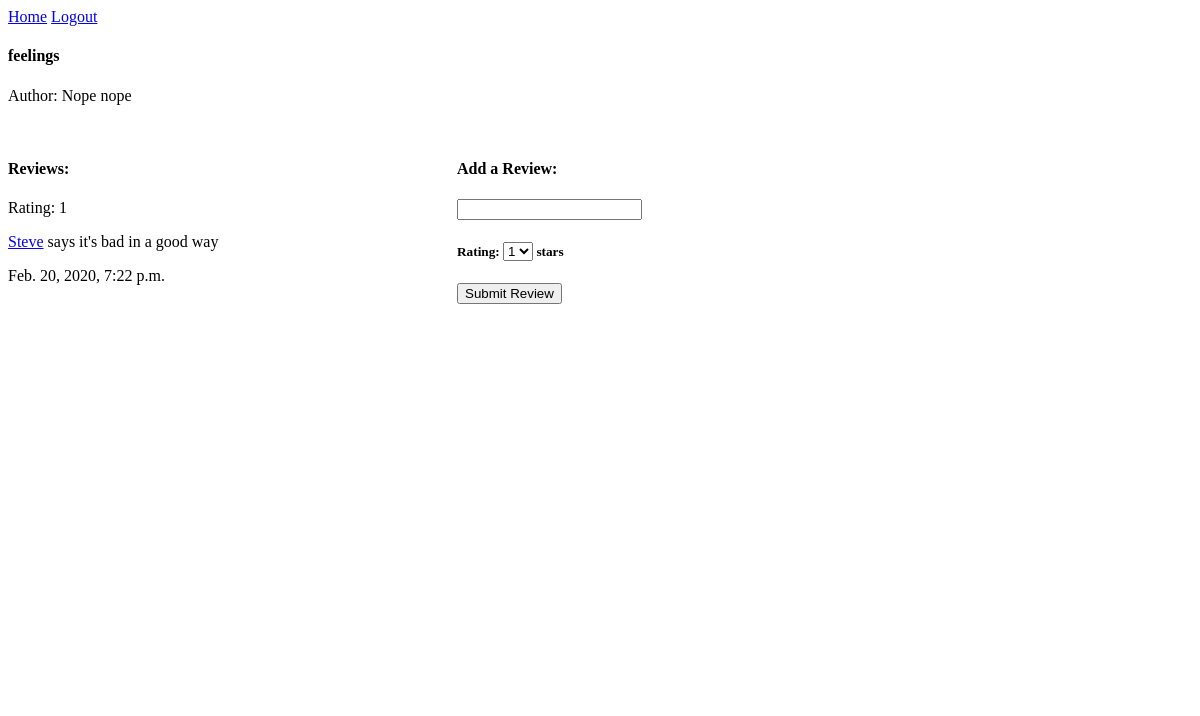
Screenshot of /books/5 (signed in) with the database file from the repository.
### DojoReads_app/models.py (models this page shows)
class Book(models.Model):
    title = models.CharField(max_length=255)
    author = models.ForeignKey(Author, related_name="books_written", on_delete=models.CASCADE)
    uploaded_by = models.ForeignKey(User, related_name="books_uploaded", on_delete = models.CASCADE)
    created_at = models.DateTimeField(auto_now_add=True)
    updated_at = models.DateTimeField(auto_now=True)

class Author(models.Model):
    name = models.CharField(max_length=255)
    created_at = models.DateTimeField(auto_now_add=True)
    updated_at = models.DateTimeField(auto_now=True)

class Review(models.Model):
    books = models.ForeignKey(Book, related_name = "book", on_delete = models.CASCADE)
    ratings = models.IntegerField()
    user_reviewer = models.ForeignKey(User, related_name="reviewers", on_delete = models.CASCADE)
    created_at = models.DateTimeField(auto_now_add=True)
    updated_at = models.DateTimeField(auto_now=True)
    written_review = models.TextField()

class User(models.Model):
    name = models.CharField(max_length=255)
    alias = models.CharField(max_length=255)
    email = models.CharField(max_length=255)
    password = models.CharField(max_length=255)
    created_at = models.DateTimeField(auto_now_add=True)
    updated_at = models.DateTimeField(auto_now=True)
    objects = UserManager()

### DojoReads_app/views.py (the view)
# urls.py: path('books/<int:myBook_ID>', views.view_book_page), # viewing the book page
def view_book_page(request, myBook_ID):
    my_Book = Book.objects.get(id=myBook_ID)
    current_user_id = request.session['user']
    this_book_authors = my_Book.author
    my_user_reviewers = Review.objects.all()
    context = {
        "the_book": my_Book,
        "this_book_author": this_book_authors,
        "the_other_review": my_user_reviewers,
        "this_user": current_user_id,
    }
    return render(request, "view_book_review.html", context)

### DojoReads_app/templates/view_book_review.html (shortened to what this page needs)
<!DOCTYPE html>
<html lang="en">
<head>
    {% load static %}
    <link rel="stylesheet" href="{% static 'css/ViewBook.css' %}">
</head>
<body>
    <a href="/success/{{this_user}}">Home</a>
    <a href="/logoutUser">Logout</a>
    <h4>{{ the_book.title }}</h4>
    <p>Author: {{ this_book_author.name }}</p>
    <br>
    <div id="theReviews">
        <h4>Reviews: </h4>
        {% for raters in the_other_review %}
            {% if the_book.id == raters.books.id %}
                <p>Rating: {{ raters.ratings }}</p>
                <p><a href="/users/{{raters.user_reviewer.id}}">{{ raters.user_reviewer.name }}</a> says {{ raters.written_review }}</p>
                <p>{{ raters.updated_at }}</p>
            {% endif %}
        {% endfor %}
    </div>
    <div id="addReviewBox">
        <h4>Add a Review: </h4>
        <form action="" method="post">
            <input type ="text" name="type_review_for_me">
            <h5>Rating:
                <select name="my_ratings">
                    <option value="1">1</option>
                </select>
            stars</h5>
            <input type="submit" value="Submit Review">
        </form>
    </div>
</body>
</html>

### DojoReads_app/static/css/ViewBook.css (style rules this page uses)
#addReviewBox { height:400px; width:300px; background-color: white; display: inline-block; vertical-align: top; }
#theReviews { min-height: 550px; width: 445px; background-color: white; display: inline-block; overflow-y: auto; }

### rows the page displays
Book: title "feelings"
Author: name "Nope nope"
Review: ratings "1", user_reviewer.name "Steve", written_review "it's bad in a good way", updated_at "Feb. 20, 2020, 7:22 p.m."
